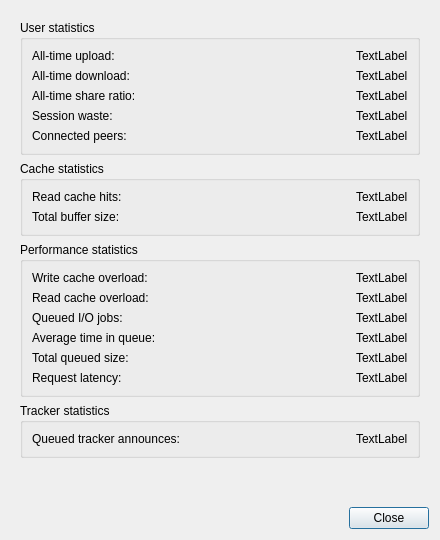
<?xml version="1.0" encoding="UTF-8"?>
<ui version="4.0">
 <class>StatsDialog</class>
 <widget class="QDialog" name="StatsDialog">
  <property name="geometry">
   <rect>
    <x>0</x>
    <y>0</y>
    <width>440</width>
    <height>540</height>
   </rect>
  </property>
  <property name="windowTitle">
   <string>Statistics</string>
  </property>
  <layout class="QVBoxLayout" name="verticalLayout">
   <item>
    <widget class="QScrollArea" name="scrollArea">
     <property name="frameShape">
      <enum>QFrame::Shape::NoFrame</enum>
     </property>
     <property name="widgetResizable">
      <bool>true</bool>
     </property>
     <widget class="QWidget" name="scrollAreaWidgetContents">
      <property name="geometry">
       <rect>
        <x>0</x>
        <y>0</y>
        <width>310</width>
        <height>460</height>
       </rect>
      </property>
      <layout class="QVBoxLayout" name="verticalLayout_2">
       <item>
        <widget class="QGroupBox" name="groupUser">
         <property name="title">
          <string>User statistics</string>
         </property>
         <layout class="QGridLayout" name="gridLayout_2">
          <item row="0" column="0">
           <widget class="QLabel" name="labelAlltimeULText">
            <property name="text">
             <string>All-time upload:</string>
            </property>
           </widget>
          </item>
          <item row="0" column="1" alignment="Qt::AlignmentFlag::AlignRight">
           <widget class="QLabel" name="labelAlltimeUL">
            <property name="text">
             <string notr="true">TextLabel</string>
            </property>
           </widget>
          </item>
          <item row="1" column="0">
           <widget class="QLabel" name="labelAlltimeDLText">
            <property name="text">
             <string>All-time download:</string>
            </property>
           </widget>
          </item>
          <item row="1" column="1" alignment="Qt::AlignmentFlag::AlignRight">
           <widget class="QLabel" name="labelAlltimeDL">
            <property name="text">
             <string notr="true">TextLabel</string>
            </property>
           </widget>
          </item>
          <item row="2" column="0">
           <widget class="QLabel" name="labelGlobalRatioText">
            <property name="text">
             <string>All-time share ratio:</string>
            </property>
           </widget>
          </item>
          <item row="2" column="1" alignment="Qt::AlignmentFlag::AlignRight">
           <widget class="QLabel" name="labelGlobalRatio">
            <property name="text">
             <string notr="true">TextLabel</string>
            </property>
           </widget>
          </item>
          <item row="3" column="0">
           <widget class="QLabel" name="labelWasteText">
            <property name="text">
             <string>Session waste:</string>
            </property>
           </widget>
          </item>
          <item row="3" column="1" alignment="Qt::AlignmentFlag::AlignRight">
           <widget class="QLabel" name="labelWaste">
            <property name="text">
             <string notr="true">TextLabel</string>
            </property>
           </widget>
          </item>
          <item row="4" column="0">
           <widget class="QLabel" name="labelPeersText">
            <property name="text">
             <string>Connected peers:</string>
            </property>
           </widget>
          </item>
          <item row="4" column="1" alignment="Qt::AlignmentFlag::AlignRight">
           <widget class="QLabel" name="labelPeers">
            <property name="text">
             <string notr="true">TextLabel</string>
            </property>
           </widget>
          </item>
         </layout>
        </widget>
       </item>
       <item>
        <widget class="QGroupBox" name="groupCache">
         <property name="title">
          <string>Cache statistics</string>
         </property>
         <layout class="QGridLayout" name="gridLayout">
          <item row="0" column="0">
           <widget class="QLabel" name="labelCacheHitsText">
            <property name="text">
             <string>Read cache hits:</string>
            </property>
           </widget>
          </item>
          <item row="0" column="1" alignment="Qt::AlignmentFlag::AlignRight">
           <widget class="QLabel" name="labelCacheHits">
            <property name="text">
             <string notr="true">TextLabel</string>
            </property>
           </widget>
          </item>
          <item row="1" column="0">
           <widget class="QLabel" name="labelTotalBufText">
            <property name="text">
             <string>Total buffer size:</string>
            </property>
           </widget>
          </item>
          <item row="1" column="1" alignment="Qt::AlignmentFlag::AlignRight">
           <widget class="QLabel" name="labelTotalBuf">
            <property name="text">
             <string notr="true">TextLabel</string>
            </property>
           </widget>
          </item>
         </layout>
        </widget>
       </item>
       <item>
        <widget class="QGroupBox" name="groupPerf">
         <property name="title">
          <string>Performance statistics</string>
         </property>
         <layout class="QGridLayout" name="gridLayout_3">
          <item row="0" column="0">
           <widget class="QLabel" name="labelWriteStarveText">
            <property name="text">
             <string>Write cache overload:</string>
            </property>
           </widget>
          </item>
          <item row="0" column="1" alignment="Qt::AlignmentFlag::AlignRight">
           <widget class="QLabel" name="labelWriteStarve">
            <property name="text">
             <string notr="true">TextLabel</string>
            </property>
           </widget>
          </item>
          <item row="1" column="0">
           <widget class="QLabel" name="labelReadStarveText">
            <property name="text">
             <string>Read cache overload:</string>
            </property>
           </widget>
          </item>
          <item row="1" column="1" alignment="Qt::AlignmentFlag::AlignRight">
           <widget class="QLabel" name="labelReadStarve">
            <property name="text">
             <string notr="true">TextLabel</string>
            </property>
           </widget>
          </item>
          <item row="2" column="0">
           <widget class="QLabel" name="labelQueuedJobsText">
            <property name="text">
             <string>Queued I/O jobs:</string>
            </property>
           </widget>
          </item>
          <item row="2" column="1" alignment="Qt::AlignmentFlag::AlignRight">
           <widget class="QLabel" name="labelQueuedJobs">
            <property name="text">
             <string notr="true">TextLabel</string>
            </property>
           </widget>
          </item>
          <item row="3" column="0">
           <widget class="QLabel" name="labelJobsTimeText">
            <property name="text">
             <string>Average time in queue:</string>
            </property>
           </widget>
          </item>
          <item row="3" column="1" alignment="Qt::AlignmentFlag::AlignRight">
           <widget class="QLabel" name="labelJobsTime">
            <property name="text">
             <string notr="true">TextLabel</string>
            </property>
           </widget>
          </item>
          <item row="4" column="0">
           <widget class="QLabel" name="labelQueuedBytesText">
            <property name="text">
             <string>Total queued size:</string>
            </property>
           </widget>
          </item>
          <item row="4" column="1" alignment="Qt::AlignmentFlag::AlignRight">
           <widget class="QLabel" name="labelQueuedBytes">
            <property name="text">
             <string notr="true">TextLabel</string>
            </property>
           </widget>
          </item>
          <item row="5" column="0">
           <widget class="QLabel" name="labelRequestLatencyText">
            <property name="toolTip">
             <string>The time it takes from receiving a request from a peer until we're sending the response back on the socket</string>
            </property>
            <property name="text">
             <string>Request latency:</string>
            </property>
           </widget>
          </item>
          <item row="5" column="1" alignment="Qt::AlignmentFlag::AlignRight">
           <widget class="QLabel" name="labelRequestLatency">
            <property name="text">
             <string notr="true">TextLabel</string>
            </property>
           </widget>
          </item>
         </layout>
        </widget>
       </item>
       <item>
        <widget class="QGroupBox" name="groupTracker">
         <property name="title">
          <string>Tracker statistics</string>
         </property>
         <layout class="QGridLayout" name="gridLayout_4">
          <item row="0" column="0">
           <widget class="QLabel" name="labelQueuedTrackerAnnouncesText_2">
            <property name="text">
             <string>Queued tracker announces:</string>
            </property>
           </widget>
          </item>
          <item row="0" column="1" alignment="Qt::AlignmentFlag::AlignRight">
           <widget class="QLabel" name="labelQueuedTrackerAnnounces">
            <property name="text">
             <string notr="true">TextLabel</string>
            </property>
           </widget>
          </item>
         </layout>
        </widget>
       </item>
       <item>
        <spacer name="verticalSpacer">
         <property name="orientation">
          <enum>Qt::Orientation::Vertical</enum>
         </property>
         <property name="sizeHint" stdset="0">
          <size>
           <width>20</width>
           <height>0</height>
          </size>
         </property>
        </spacer>
       </item>
      </layout>
     </widget>
    </widget>
   </item>
   <item>
    <widget class="QDialogButtonBox" name="buttonBox">
     <property name="standardButtons">
      <set>QDialogButtonBox::StandardButton::Close</set>
     </property>
    </widget>
   </item>
  </layout>
 </widget>
 <resources/>
 <connections/>
</ui>
